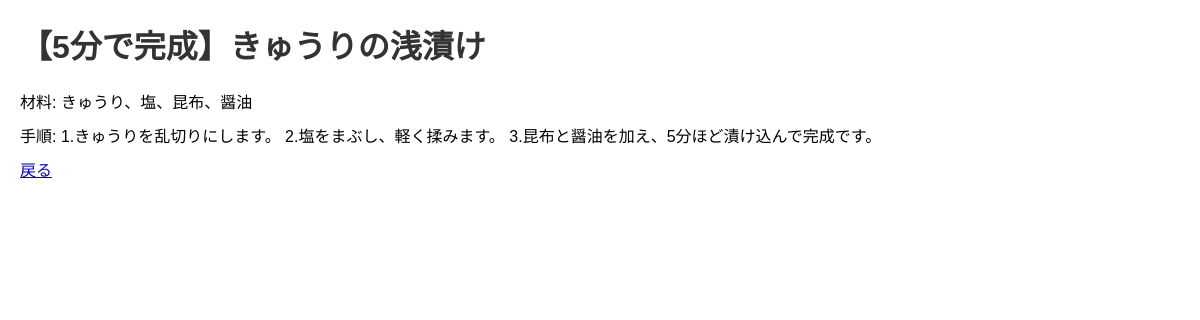
Screenshot of /recipe.php?id=6 with the database file from the repository.
### tables this page shows
CREATE TABLE `recipes` (
  `id` int(11) NOT NULL,
  `user_id` int(11) NOT NULL,
  `title` varchar(255) NOT NULL,
  `ingredients` text NOT NULL,
  `instructions` text NOT NULL,
  `image` varchar(255) DEFAULT NULL,
  `created_at` datetime DEFAULT current_timestamp()
);

### recipe.php (the view, shortened to what this page needs)
<?php
require 'db.php';
$id = $_GET['id'];
$stmt = $pdo->prepare("SELECT * FROM recipes WHERE id = ?");
$stmt->execute([$id]);
$recipe = $stmt->fetch();
?>
<!DOCTYPE html>
<html lang="ja">
<head>
    <link rel="stylesheet" href="css/style.css">
</head>
<body>
    <h1><?= htmlspecialchars($recipe['title']) ?></h1>
    <p>材料: <?= htmlspecialchars($recipe['ingredients']) ?></p>
    <p>手順: <?= htmlspecialchars($recipe['instructions']) ?></p>
    <p><a href="index.php">戻る</a></p>
</body>
</html>

### css/style.css (style rules this page uses)
body { font-family: Arial, sans-serif; margin: 20px; }
h1 { color: #333; }
p { margin: 10px 0; }

### rows the page displays
recipes: title "【5分で完成】きゅうりの浅漬け", ingredients "きゅうり、塩、昆布、醤油", instructions "1.きゅうりを乱切りにします。 2.塩をまぶし、軽く揉みます。 3.昆布と醤油を加え、5分ほど漬け込んで完成です。"
